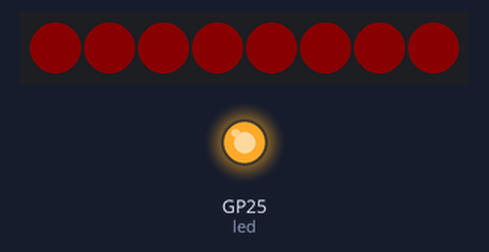
This program was run on a simulated Raspberry Pi Pico running MicroPython. Shown: 8 RGB LEDs in strip order, left to right, output pins drawn as LEDs (lit = HIGH). Dim RGB values are drawn brighter than linear.

Above: at 0.1 s.
At 1.1 s:
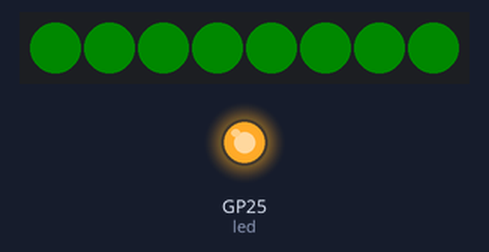
At 2.1 s:
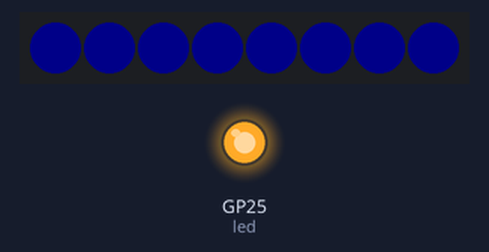
Timing chart, 0 to 130.0 s (numbered marks = the images above):
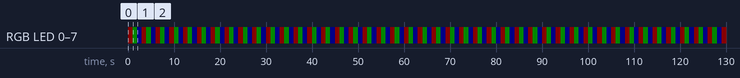

Measured:
- by itself, RGB LED 0–7: repeats every 3.0 s: RGB(0, 10, 0) 1.0 s, RGB(0, 0, 10) 1.0 s, RGB(10, 0, 0) 1.0 s
- by itself, everything shown: repeats every 3.0 s, in 3 steps
- what the display in image 1 shows lasts 1.0 s, from 1.0 s to 2.0 s

The program:

ws2812_led_test.py
```python
# Code perform test of every led in each ws2812 RGBled. Its turn on each color led in every led-module
# and switch to next every one second
import machine
import neopixel
import time

led = machine.Pin(25, machine.Pin.OUT)									# Onboard LED just to indicate that board works
led.value(1)

# Define the number of LEDs and the pin used to control the WS2812 strip
num_leds = 8
pin = machine.Pin(2)

# Initialize the neopixel object
strip = neopixel.NeoPixel(pin, num_leds)

# Define variables
power = 10
switch_time = 1000

# Define some colors to display on the LEDs
red = (power, 0, 0)
green = (0, power, 0)
blue = (0, 0, power)

# Loop through the colors and display them on the LEDs
while True:
    strip.fill(red)
    strip.write()
    time.sleep_ms(switch_time)
    strip.fill(green)
    strip.write()
    time.sleep_ms(switch_time)
    strip.fill(blue)
    strip.write()
    time.sleep_ms(switch_time)
```
